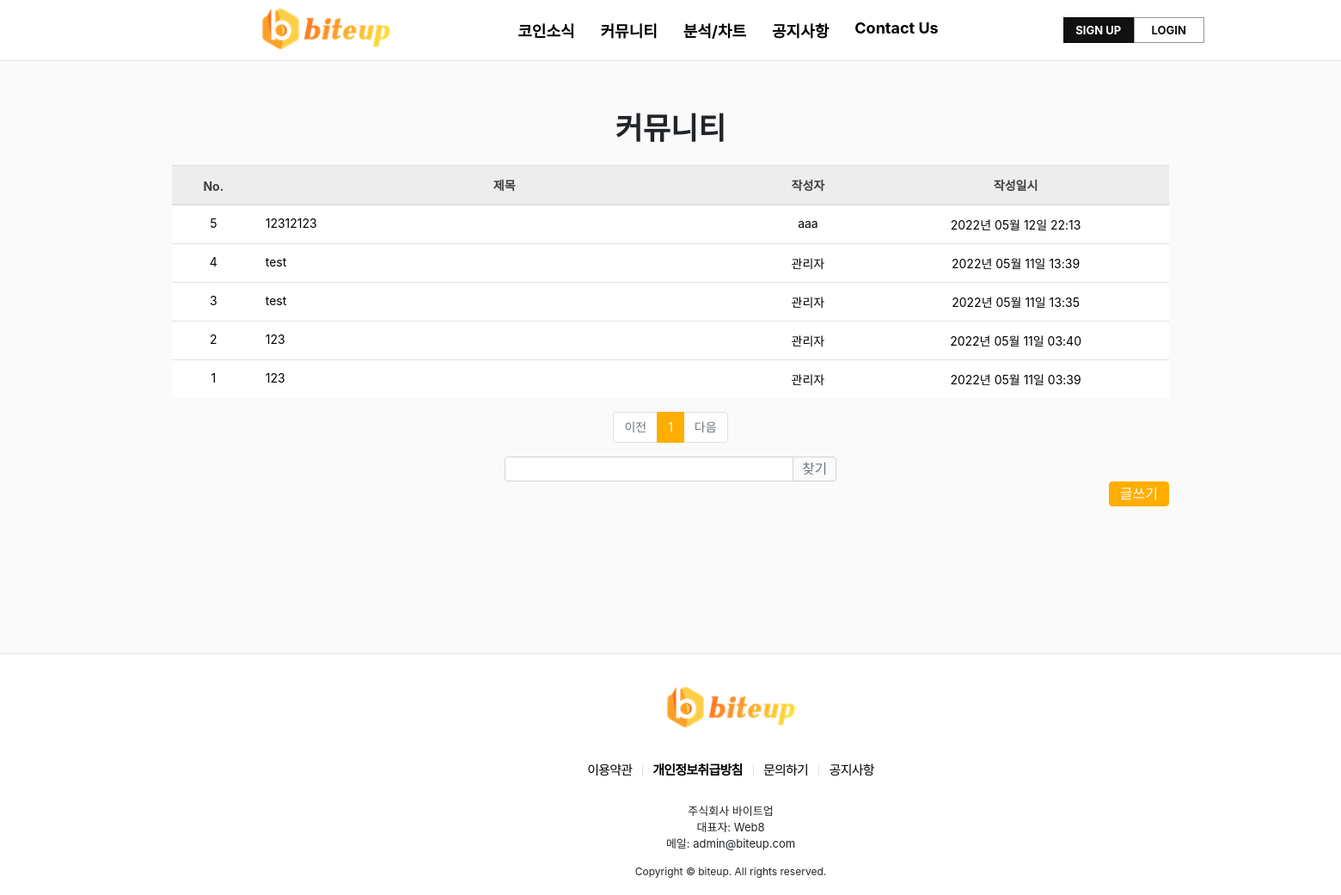
The app's page /community/list, older data.
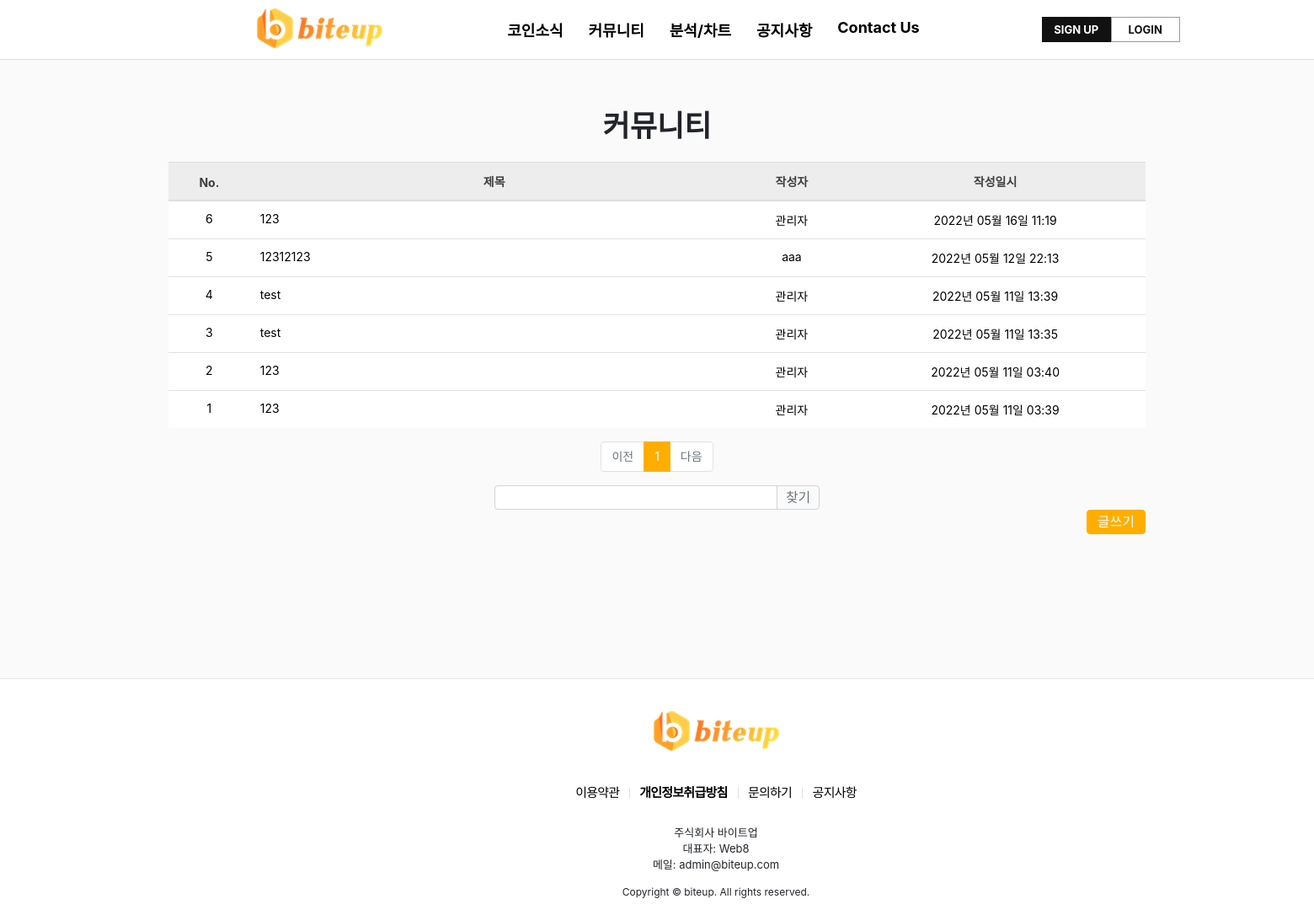
The same page, newer data.
### pybo/models.py (models this page shows)
class Community(db.Model):
    id = db.Column(db.Integer, primary_key=True)
    subject = db.Column(db.String(200), nullable=False)
    content = db.Column(db.Text(), nullable=False)
    create_date = db.Column(db.DateTime(), nullable=False)
    user_id = db.Column(db.Integer, db.ForeignKey('user.id', ondelete='CASCADE'), nullable=False)
    user = db.relationship('User', backref=db.backref('community_set'))
    modify_date = db.Column(db.DateTime(), nullable=True)
    voter = db.relationship('User', secondary=community_voter, backref=db.backref('community_voter_set'))
    file = db.Column(db.String(50))

class User(db.Model):
    id = db.Column(db.Integer, primary_key=True)
    username = db.Column(db.String(150), unique=True, nullable=False)
    password = db.Column(db.String(200), nullable=False)
    email = db.Column(db.String(120), unique=True, nullable=False)
    passwd_answer = db.Column(db.String(200), unique=True, nullable=False)
    location = db.Column(db.String(64), nullable=False)
    about_me = db.Column(db.Text(), nullable=False)

### pybo/views/community_views.py (the view, shortened to what this page needs)
@bp.route('/list')
def _list():
    page = request.args.get('page', type=int, default=1)
    kw = request.args.get('kw', type=str, default='')
    community_list = Community.query.order_by(Community.create_date.desc())
    community_list = community_list.paginate(page, per_page=10)
    return render_template('community/community_list.html', community_list=community_list, page=page, kw=kw)

### pybo/filter.py (called while the page is built)
def format_datetime(value, fmt='%Y년 %m월 %d일 %H:%M'):
    return value.strftime(fmt)

### pybo/views/auth_views.py (called while the page is built)
@bp.before_app_request
def load_logged_in_user():
    user_id = session.get('user_id')
    if user_id is None:
        g.user = None
    else:
        g.user = User.query.get(user_id)

### pybo/templates/community/community_list.html (shortened to what this page needs)
{% extends 'base.html' %}
{% block content %}
<div id="container my-3">
    <div id="contents" class="div-board">
        <div class="container-warp list">
            <div class="form_title">커뮤니티</div>
            <table class="table">
                <thead>
                <tr class="text-center thead-dark">
                    <th>No.</th>
                    <th style="width:50%">제목</th>
                    <th>작성자</th>
                    <th>작성일시</th>
                </tr>
                </thead>
                <tbody>
                {% if community_list %}
                {% for community in community_list.items %}
                <tr class="text-center">
                    <td>{{ community_list.total - ((community_list.page-1) * community_list.per_page) - loop.index0 }}</td>
                    <td class="text-left">
                        <a href="{{ url_for('community.detail', community_id=community.id) }}">{{ community.subject }}</a>
                    </td>
                    <td>{{ community.user.username }}</td>
                    <td>{{ community.create_date|datetime }}</td>
                </tr>
                {% endfor %}
                {% else %}
                <tr>
                    <td colspan="3">내용이 없습니다.</td>
                </tr>
                {% endif %}
                </tbody>
            </table>
            <ul class="pagination justify-content-center">
                {% if community_list.has_prev %}
                <li class="page-item">
                    <a class="page-link" data-page="{{ community_list.prev_num }}" href="#">이전</a>
                </li>
                {% else %}
                <li class="page-item disabled">
                    <a class="page-link" tabindex="-1" aria-disabled="true" href="#">이전</a>
                </li>
                {% endif %}
                {% for page_num in community_list.iter_pages() %}
                {% if page_num %}
                {% if page_num != community_list.page %}
                <li class="page-item">
                    <a class="page-link" data-page="{{ page_num }}" href="#">{{ page_num }}</a>
                </li>
                {% else %}
                <li class="page-item active" aria-current="page">
                    <a class="page-link" href="#">{{ page_num }}</a>
                </li>
                {% endif %}
                {% else %}
                <li class="disabled">
                    <a class="page-link" href="#">...</a>
                </li>
                {% endif %}
                {% endfor %}
                {% if community_list.has_next %}
                <li class="page-item">
                    <a class="page-link" data-page="{{ community_list.next_num }}" href="#">다음</a>
                </li>
                {% else %}
                <li class="page-item disabled">
                    <a class="page-link" tabindex="-1" aria-disabled="true" href="#">다음</a>
                </li>
                {% endif %}
            </ul>
            <div class="col-4 input-group">
                <input type="text" class="form-control kw" value="{{ kw or '' }}">
                <div class="input-group-append">
                    <button class="btn btn-outline-secondary" type="button" id="btn_search">찾기</button>
                </div>
            </div>
            <a href="{{ url_for('community.create') }}" class="btn btn-primary">글쓰기</a>
        </div>
    </div>
</div>
{% endblock %}

### pybo/templates/base.html (shortened to what this page needs)
<!doctype html>
<html lang="ko">
<head>
    <link rel="stylesheet" href="{{ url_for('static', filename='bootstrap.min.css') }}">
    <link rel="stylesheet" href="{{ url_for('static', filename='style.css') }}">
</head>
<body style="overflow: visible;">
{% include "navbar.html" %}
{% block content %}
{% endblock %}
{% include "footer.html" %}
</body>
</html>

### pybo/templates/navbar.html (shortened to what this page needs)
<nav class="navbar navbar-expand-lg navbar-light bg-light border-bottom">
    <div class="collapse navbar-collapse flex-grow-0" id="navbarNav">
        <h1 id="logo">
        <a href="{{ url_for('main.index') }}">
        </a>
        </h1>
        <ul class="navbar-nav">
            <li class="nav-item ">
                <a class="nav-link" onclick="alert('현재 준비중입니다'); return false;" href="">
                    <span>코인소식</span>
                </a>
            </li>
            <li class="nav-item ">
                <a class="nav-link" href="{{ url_for('community._list') }}">
                    <span>커뮤니티</span>
                </a>
            </li>
            <li class="nav-item ">
                <a class="nav-link" href="{{ url_for('index.exchange') }}">
                    <span>분석/차트</span>
                </a>
            </li>
            <li class="nav-item ">
                <a class="nav-link" href="{{ url_for('notice._list') }}">
                    <span>공지사항</span>
                </a>
            </li>
            <li class="nav-item ">
                <a class="nav-link" href="{{ url_for('contact.qna') }}">
                    <span>Contact Us</span>
                </a>
            </li>
        </ul>
        <div class="member-desktop">
        {% if g.user %}
        <div class="navbar-out">
            <div class="nav-box ">
                <a class="nav-name" href="{{ url_for('profile.edit') }}">{{ g.user.username }}님 방가! </a>
            </div>
            <div class="nav-box ">
                <a class="nav-logout" href="{{ url_for('auth.logout') }}">LOGOUT</a>
            </div>
        </div>
        {% else %}
        <div class="navbar-lo">
            <div class="nav-box ">
                <a class="nav-re" href="{{ url_for('auth.agree_re') }}">SIGN UP</a>
            </div>
            <div class="nav-box ">
                <a class="nav-login" href="{{ url_for('auth.login') }}">LOGIN</a>
            </div>
        </div>
        {% endif %}
            </div>
    </div>
</nav>

### pybo/templates/footer.html (shortened to what this page needs)
<footer id="footer-wrap">
    <div id="footer" class="div-foot">
        <div class="l-logo">
            <h2>
            </h2>
        </div>
        <div class="l-info">
            <div class="l-link">
                <ul class="l-item">
                    <li class="item">
                        <a class="it" href="/paper/provision">이용약관</a>
                    </li>
                    <li class="item">
                        <a class="it" href="/paper/privacy">개인정보취급방침</a>
                    </li>
                    <li class="item">
                        <a class="it" href="{{ url_for('contact.qna') }}">문의하기</a>
                    </li>
                    <li class="item">
                        <a class="it" href="{{ url_for('notice._list') }}">공지사항</a>
                    </li>
                </ul>
                <ul class="l-txt">
                    <li>
                        <span>주식회사 바이트업</span>
                    </li>
                    <li>
                        <span>대표자: Web8</span>
                    </li>
                    <li>
                        <span>메일: admin@biteup.com</span>
                    </li>
                </ul>
            </div>
        </div>
        <div class="copyright">
            <span>Copyright © biteup. All rights reserved.</span>
        </div>
    </div>
</footer>

### pybo/static/style.css (style rules this page uses)
#logo { width: 158px;height: 68px;margin-top: 5px;left:45px;background: url('/static/logo.png') no-repeat left center; }
#logo a { display: block;height: 36px;background-size: 100% auto;margin-top:22px }
a:link { text-decoration: none; }
.navbar-nav { padding: 0 130px; }
.navbar-light .navbar-nav .nav-link { padding-right:15px;padding-left:15px;font-weight:bold;font-size:18px;width:100%; }
.member-desktop { max-width: 250px;right: 70px;padding-right: 0;top: 20px; }
.nav-re { display: block;color: #fff;line-height: 29px;height: 28px;border: 1px solid #999;font-size: 13px;font-weight:700;min-width: 80px;text-transform: uppercase;text-align:center;border-color: #111;background: #111; }
.nav-login { display: block;color: #111;line-height: 29px;height: 28px;border: 1px solid #999;font-size: 13px;font-weight:700;min-width: 80px;text-transform: uppercase;text-align:center; }
.nav-box { float: left; }
.collapse.navbar-collapse.flex-grow-0 { height:70px; }
.navbar.border-bottom, .tradingview-widget-container.float { min-width:1700px; }
.text-center a { color:#000; }
.btn-primary,.page-item.active .page-link { background-color:#ffae00;border-color:#ffae00; }
.btn-primary { position:relative;float:right;line-height:15px; }
.btn.btn-outline-secondary { padding:0px 10px;border-color: #ced4da;; }
.form_title { font-size:35px;font-weight:900;text-align:center;margin-bottom:20px }
.col-4.input-group { position:relative;display: flex;margin:0 auto; }
.form-control.kw { height:15px }
.table .thead-dark th { color: #3e3e3e;background-color: #ededed;border-color: #dfdfdf; }
.div-board { width:100%;margin: 0 auto 0 auto;box-sizing: border-box;padding: 50px 20px 200px 20px;position: relative;text-align: left;max-width: 1200px; }
.l-logo { width: 207px;position: relative;text-align: center;margin: 0 auto; }
.l-logo h2 { background: url('/static/logo.png') no-repeat center;height: 85px; }
.l-info { text-align: center; }
.l-info li { list-style: none; }
.l-item .item { display: inline-block;font-size: 15px;letter-spacing: -0.75px;line-height: 43px; }
.l-item .it { color: #000; }
.l-item .item:before { content: "";display: inline-block;margin: 0 8px -2px;width: 1px;height: 13px;background: #e0e0e0; }
.l-item .item:first-child:before { display: none; }
.l-item .item:nth-child(2) { font-weight:bold; }
.l-txt li { float: center;font-size: 13px; }
#footer-wrap { display: block;position: relative;background-color:white;border-top: 1px solid #e6e6e6;min-width:1700px;max-width:none; }
#footer { padding:20px 10px;position: relative; }
.div-foot { position: relative;text-align: left;margin: 0 auto 0 auto;max-width: 1060px;box-sizing: border-box;padding: 0 20px; }
.copyright { text-align:center; font-size:12px }

Row changes from the older to the newer data that the page shows:
added Community: id "6", subject "123", user.username "관리자", create_date "2022년 05월 16일 11:19"
